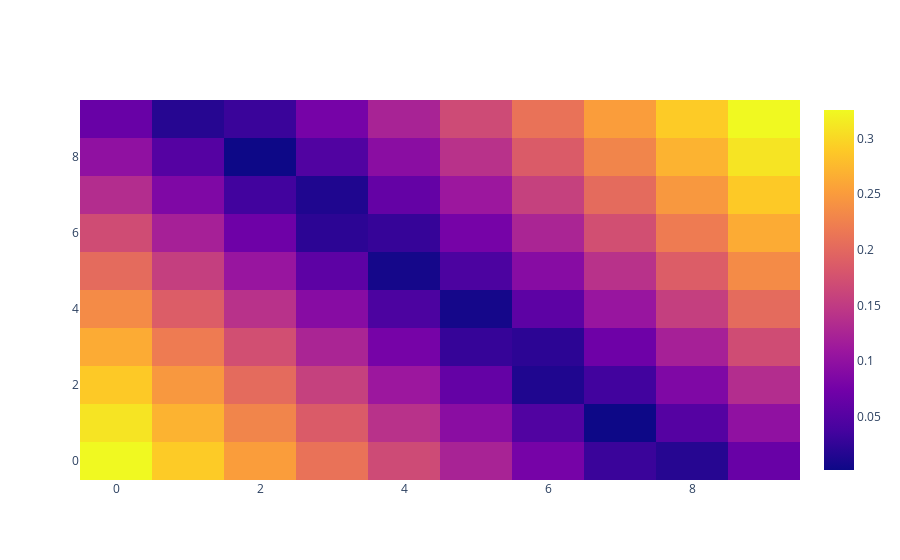

The notebook cell this image was saved under:
### Code cell
ctrl = vf.get_optimal_controller()
bench = value_approximation.benchmark_controller(ctrl, pendulum.sim_ctrl)
fig = go.Figure()
fig.add_trace(go.Heatmap(
    z = bench.detach().numpy(),
    ))
fig.show()
